Frame 1 (no input): blank canvas, image omitted
Frame 60 (no input): blank canvas, image omitted
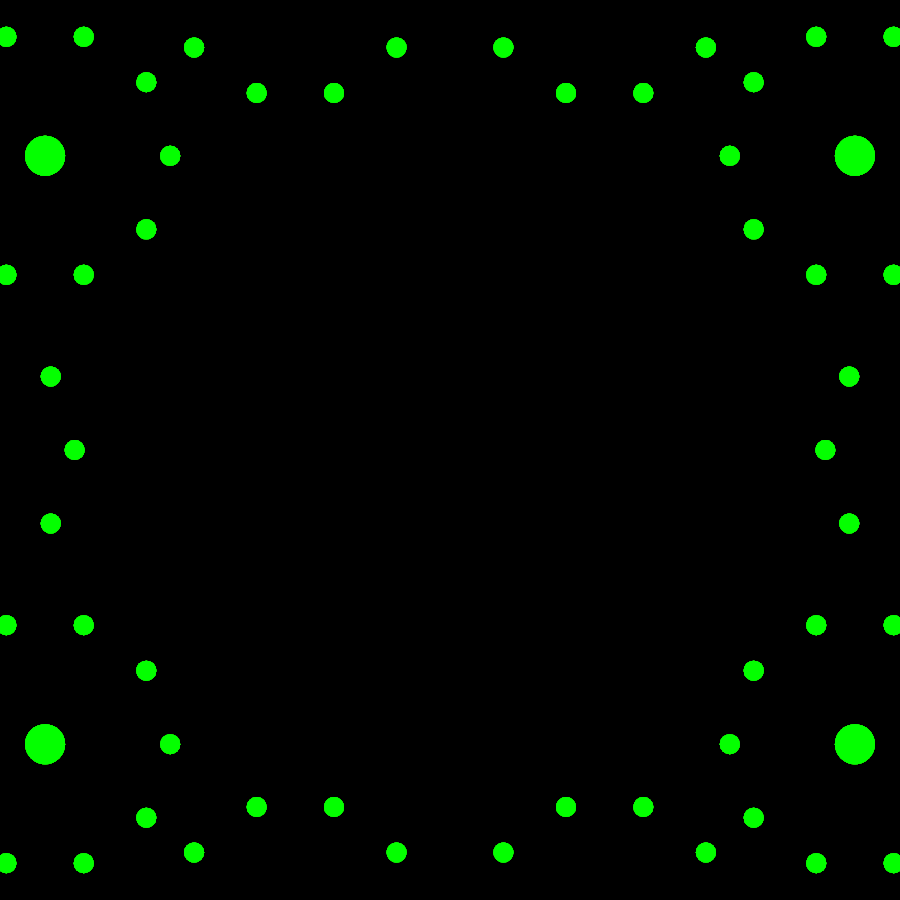
Frame 120 (the mouse pressed at the canvas centre since frame 60)

The p5.js sketch whose frames 1 and 60 were blank and that drew this single picture after the mouse press (run headless with seeded random() and noise() and a simulated clock; from frame 60 on, the mouse is pressed at the canvas centre):

// p5.js sketch
// ── sketch.js
let multiplier;
let diameter = 40;
let amount = 10;
let offset;
let angleIncrementer;
let colorVar = 0;

function setup(){
    createCanvas(900, 900);
    angleMode(DEGREES);
    colorMode(HSL);
    fill(0, 100, 50, 1)
    offset = 360 / amount;
    background(0);
    strokeWeight(0);
}

function draw(){
    background(0,0,0,0.05);
    multiplier = map(mouseY, height, 0, 1, 1000)
    angleIncrementer = map(mouseX, 0, width, 0, 360);
    translate(width/2, height/2);
    generateCircles(0);
    colorVar = (colorVar + 1) % 360;
    fill(colorVar,100,50,1);
}

function generateCircles(){
    for (let i = 0; i < amount; i++) {
        let angle = i * offset + angleIncrementer;
        let x = cos(angle) * multiplier;
        let y = sin(angle) * multiplier;
        generateChildCircles(x, y, multiplier/4, diameter/2);
        circle(x, y, diameter);
    }
}

function generateChildCircles(centerX, centerY, multiplier, diameter){
    for (let i = 0; i < amount; i++) {
        let angle = i * offset - angleIncrementer;
        let x = centerX + cos(angle) * multiplier;
        let y = centerY + sin(angle) * multiplier;
        circle(x, y, diameter);
    }
}
